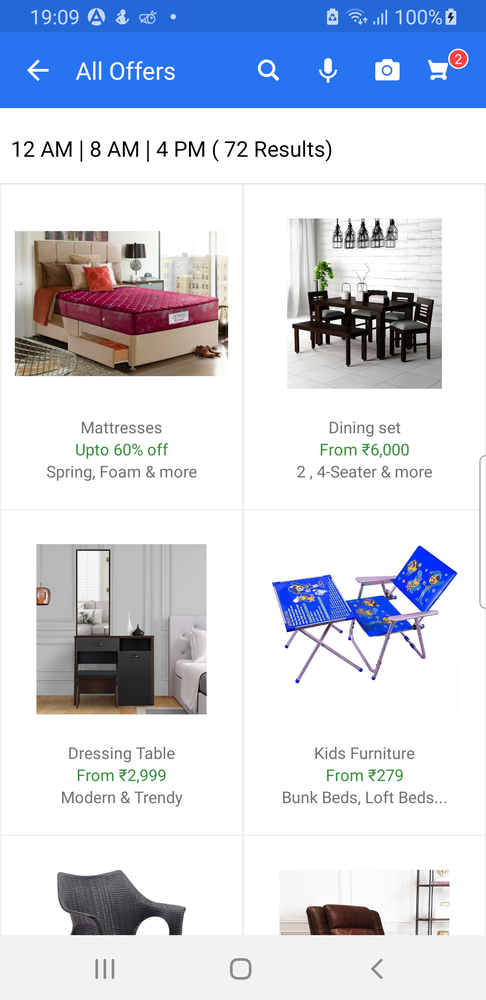
#> input picture sourceBase/flip.png, 486 x 1000 px, shrunk from 1080 x 2220 before the run, found by its file name
$ python imageProcessing.py
#> lines starting #> are read from the running program, lines starting #| are printed output that depends on the picture
from PIL import Image
import pytesseract


def searching_text_with_pos(searchText,pos=1):
#> called with searchText = 'Dressing', pos = 1
    pos = str(pos)
    try:
        position = {'1': 0, '2': 1, '3': 2, '4': 3, '5': 4, '6': 5}
        image = Image.open("D:/Projects/MobileImageAutomation/sourceBase/flip.png")
#> image is the input picture: PIL image 486x1000 RGBA; mean R, G, B, A 205.9, 211.6, 224.9, 255
        image = image.convert('L')
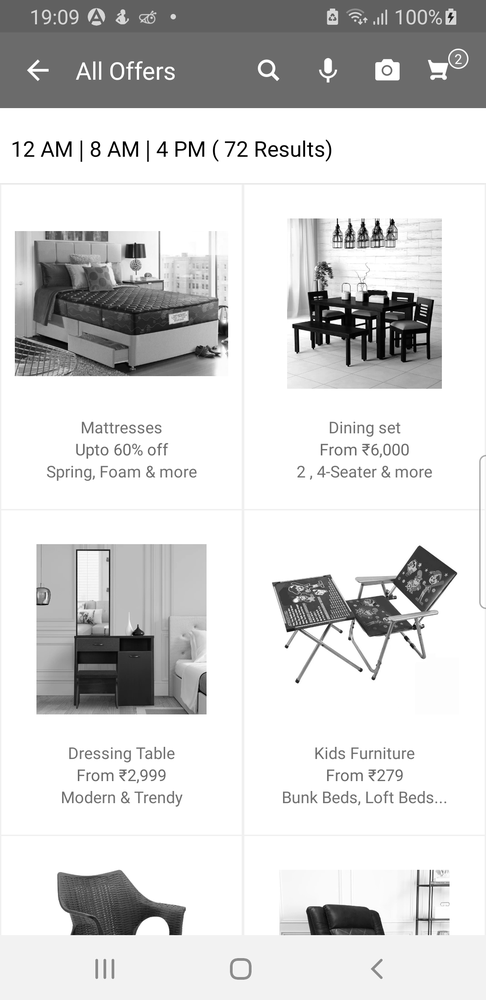
#> image: PIL image 486x1000 L; min 0, max 255, mean 211.4
#> (the run stopped early here; a loop or call above may not have finished)
